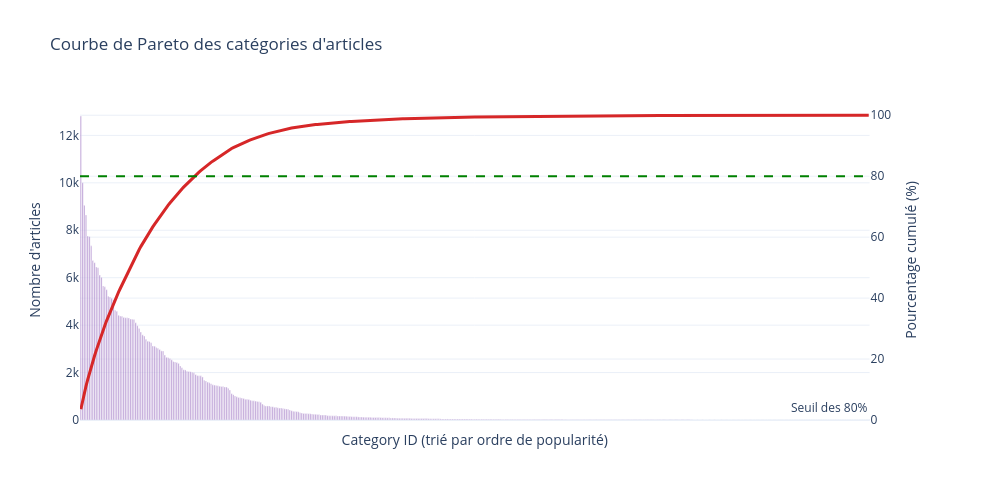

Notebook source saved alongside this figure:
### Markdown cell above
### 📈 Analyse de la Longue Traîne (Courbe de Pareto des catégories)
Il est intéressant de voir si une petite portion des catégories représente la majorité des articles du catalogue.

### Code cell
import plotly.graph_objects as go
from plotly.subplots import make_subplots

# Calculer les comptes et pourcentages
category_counts = articles_df['category_id'].value_counts()
category_counts_df = category_counts.to_frame(name='count').reset_index()

# Calcul de la somme cumulée et du pourcentage cumulé
category_counts_df['cumulative_count'] = category_counts_df['count'].cumsum()
category_counts_df['cumulative_percent'] = 100 * category_counts_df['cumulative_count'] / category_counts_df['count'].sum()

# Créer la figure avec axe Y secondaire
fig = make_subplots(specs=[[{"secondary_y": True}]])

fig.add_trace(
    go.Bar(
        x=[str(x) for x in category_counts_df['category_id']],
        y=category_counts_df['count'],
        name="Nombre d'articles",
        marker_color='#9467bd',
        opacity=0.7
    ),
    secondary_y=False,
)

# Ajouter la ligne cumulative
fig.add_trace(
    go.Scatter(
        x=[str(x) for x in category_counts_df['category_id']],
        y=category_counts_df['cumulative_percent'],
        name="Pourcentage cumulé (%)",
        line=dict(color='#d62728', width=3)
    ),
    secondary_y=True,
)

# Ajouter une ligne pour les 80%
fig.add_hline(y=80, line_dash="dash", line_color="green", secondary_y=True,
              annotation_text="Seuil des 80%", annotation_position="top right")

# Mise en page
fig.update_layout(
    title_text="Courbe de Pareto des catégories d'articles",
    xaxis_title="Category ID (trié par ordre de popularité)",
    height=500, width=1000,
    template="plotly_white",
    showlegend=False
)

fig.update_yaxes(title_text="Nombre d'articles", secondary_y=False)
fig.update_yaxes(title_text="Pourcentage cumulé (%)", range=[0, 105], secondary_y=True)

# Pour éviter d'afficher 461 labels sur l'axe X, on cache certains labels
fig.update_xaxes(showticklabels=False)

fig.show()

# Conclusion
num_categories_80 = len(category_counts_df[category_counts_df['cumulative_percent'] <= 80])
total_categories = len(category_counts_df)
print(f"📊 Constat : {num_categories_80} catégories (sur {total_categories} au total) concentrent à elles seules 80% du catalogue d'articles.")

### Figure 1 — Plotly figure (JSON) as saved in the notebook; plotly's stock layout.template omitted (floating-point values rounded to 4 significant figures; data arrays with more than 128 entries replaced by an {"elided": "..."} marker saying what was removed)
{"data": [{"marker": {"color": "#9467bd"}, "name": "Nombre d'articles", "opacity": 0.7, "type": "bar", "x": {"elided": "461 str values"}, "xaxis": "x", "y": {"elided": "461 int values"}, "yaxis": "y"}, {"line": {"color": "#d62728", "width": 3}, "name": "Pourcentage cumulé (%)", "type": "scatter", "x": {"elided": "461 str values"}, "xaxis": "x", "y": {"elided": "461 float values"}, "yaxis": "y2"}], "layout": {"annotations": [{"showarrow": false, "text": "Seuil des 80%", "x": 1, "xanchor": "right", "xref": "x domain", "y": 80, "yanchor": "bottom", "yref": "y"}], "height": 500, "shapes": [{"line": {"color": "green", "dash": "dash"}, "type": "line", "x0": 0, "x1": 1, "xref": "x domain", "y0": 80, "y1": 80, "yref": "y2"}], "showlegend": false, "title": {"text": "Courbe de Pareto des catégories d'articles"}, "width": 1000, "xaxis": {"anchor": "y", "domain": [0, 0.94], "showticklabels": false, "title": {"text": "Category ID (trié par ordre de popularité)"}}, "yaxis": {"anchor": "x", "domain": [0, 1], "title": {"text": "Nombre d'articles"}}, "yaxis2": {"anchor": "x", "overlaying": "y", "range": [0, 105], "side": "right", "title": {"text": "Pourcentage cumulé (%)"}}}}
